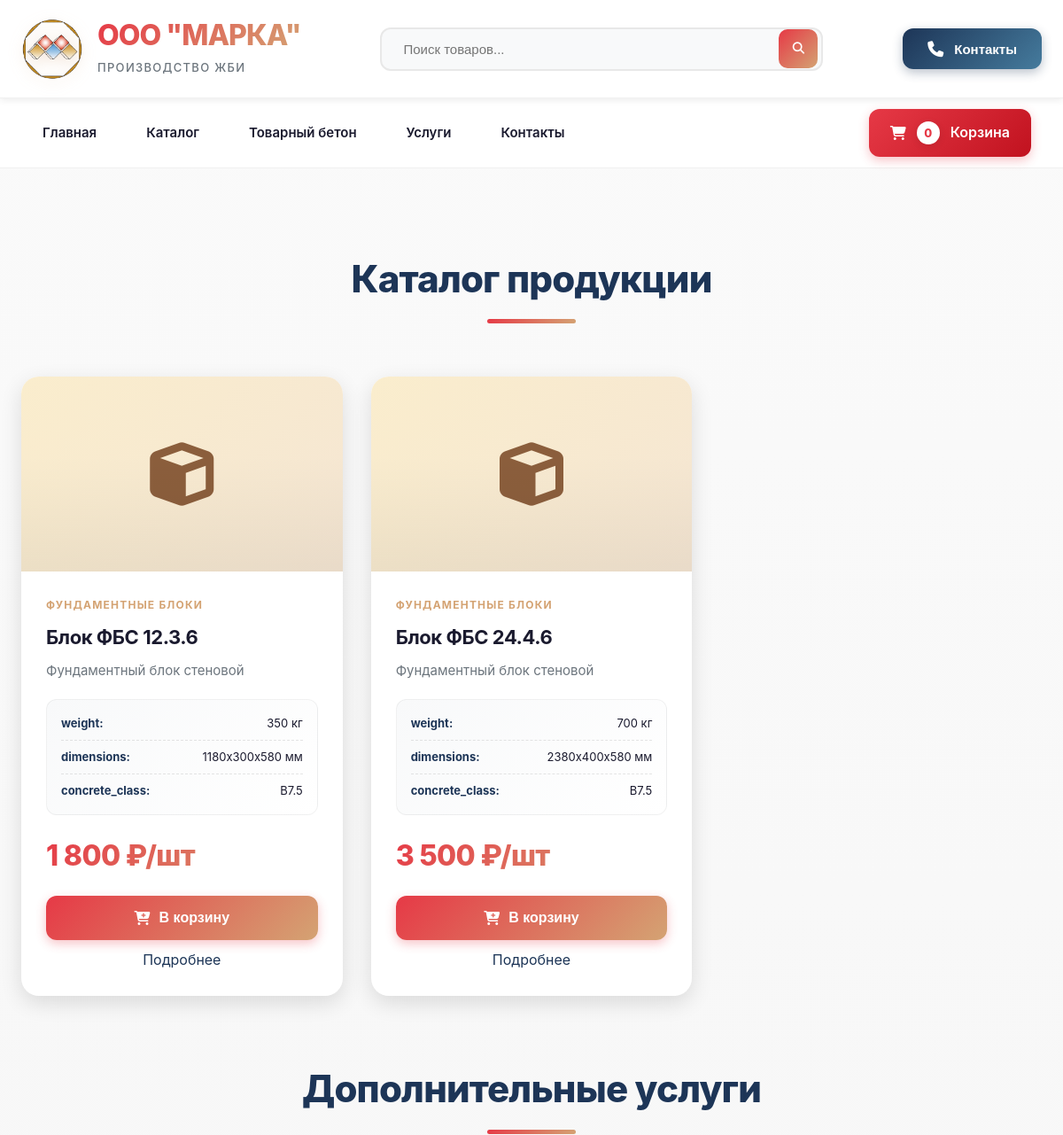
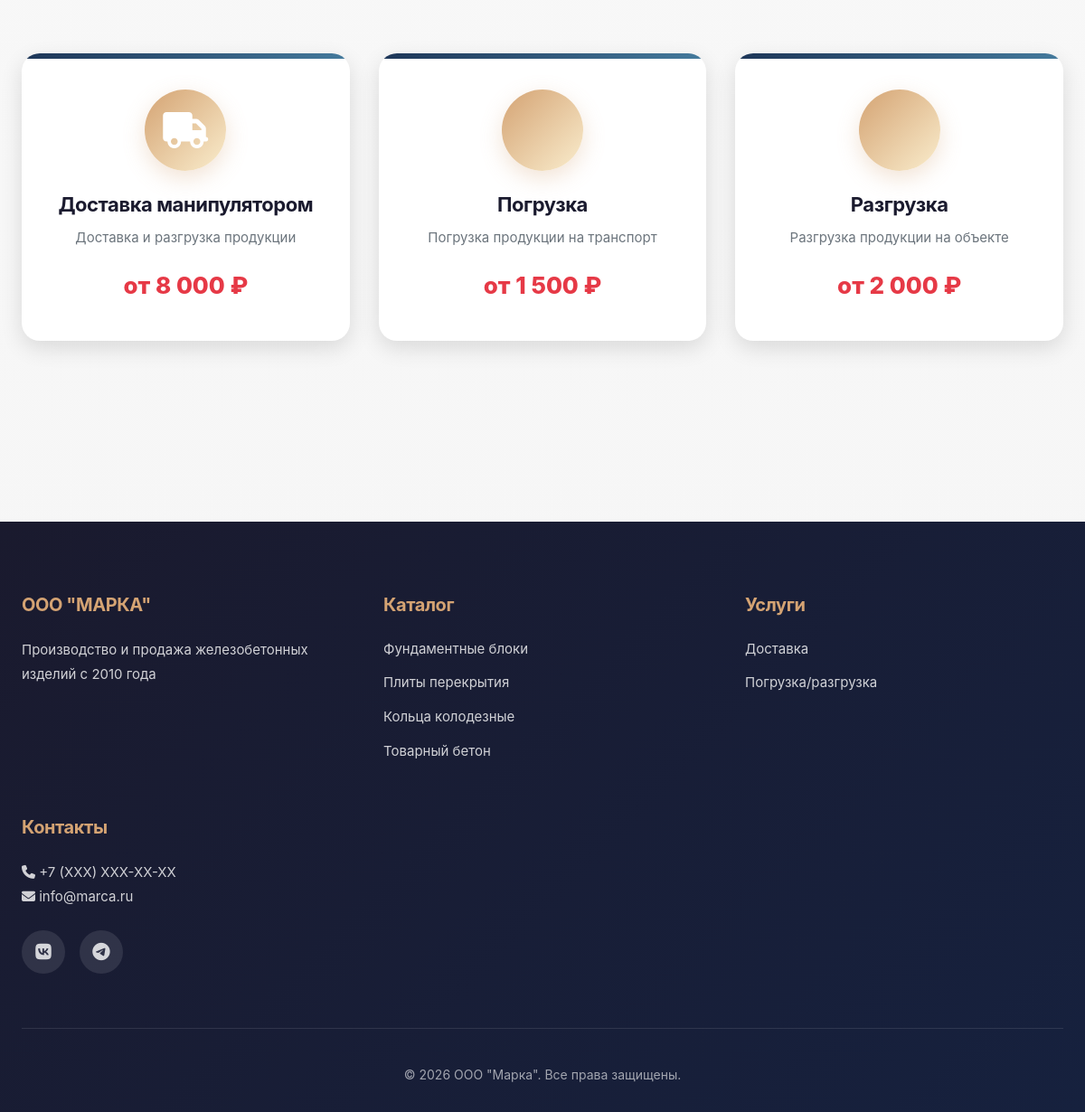
/catalog.php?category=1, run on the app's committed database (2 pictures, top to bottom).
### tables this page shows
CREATE TABLE products (
                          id INT AUTO_INCREMENT PRIMARY KEY,
                          category_id INT,
                          name VARCHAR(255) NOT NULL,
                          slug VARCHAR(255) NOT NULL,
                          description TEXT,
                          price DECIMAL(10, 2) NOT NULL,
                          unit VARCHAR(50) DEFAULT 'шт',
                          image VARCHAR(255),
                          specifications JSON,
                          in_stock BOOLEAN DEFAULT TRUE,
                          created_at TIMESTAMP DEFAULT CURRENT_TIMESTAMP
);

CREATE TABLE categories (
                            id INT AUTO_INCREMENT PRIMARY KEY,
                            name VARCHAR(255) NOT NULL,
                            slug VARCHAR(255) NOT NULL,
                            description TEXT
);

CREATE TABLE services (
                          id INT AUTO_INCREMENT PRIMARY KEY,
                          name VARCHAR(255) NOT NULL,
                          description TEXT,
                          price DECIMAL(10, 2),
                          icon VARCHAR(255)
);

### includes/functions.php (called while the page is built, shortened)
<?php
function getProducts($pdo, $categoryId = null) {
    if ($categoryId) {
        $stmt = $pdo->prepare("
            SELECT p.*, c.name as category_name
            FROM products p
            LEFT JOIN categories c ON p.category_id = c.id
            WHERE p.category_id = ? ORDER BY p.name
        ");
        $stmt->execute([$categoryId]);
    }
    return $stmt->fetchAll();
}
function getServices($pdo) {
    $stmt = $pdo->query("SELECT * FROM services");
    return $stmt->fetchAll();
}
?>

### catalog.php (the view, shortened to what this page needs)
<?php
require_once __DIR__ . '/includes/header.php';
$searchQuery = $_GET['search'] ?? null;
$categoryId = $_GET['category'] ?? null;
if ($searchQuery) {
    $products = searchProducts($pdo, $searchQuery);
} else {
    $products = getProducts($pdo, $categoryId);
}
?>
    <div class="catalog">
        <div class="container">
            <h2 class="section-title"><?php echo $searchQuery ? 'Результаты поиска' : 'Каталог продукции'; ?></h2>
            <div class="products-grid">
                <?php if (empty($products)): ?>
                    <p style="text-align: center; grid-column: 1/-1; font-size: 18px; color: #7f8c8d;">
                        Товары не найдены
                    </p>
                <?php else: ?>
                    <?php foreach ($products as $product): ?>
                        <div class="product-card">
                            <div class="product-image">
                                <i class="fas fa-cube"></i>
                            </div>
                            <div class="product-info">
                                <div class="product-category"><?php echo htmlspecialchars($product['category_name']); ?></div>
                                <h3 class="product-name"><?php echo htmlspecialchars($product['name']); ?></h3>
                                <p class="product-description"><?php echo htmlspecialchars($product['description']); ?></p>
                                <?php if ($product['specifications']): ?>
                                    <div class="product-specs">
                                        <?php
                                        $specs = json_decode($product['specifications'], true);
                                        foreach ($specs as $key => $value): ?>
                                            <div><strong><?php echo htmlspecialchars($key); ?>:</strong> <?php echo htmlspecialchars($value); ?></div>
                                        <?php endforeach; ?>
                                    </div>
                                <?php endif; ?>
                                <div class="product-price">
                                    <?php echo number_format($product['price'], 0, '.', ' '); ?> ₽/<?php echo htmlspecialchars($product['unit']); ?>
                                </div>
                                <button class="btn-add-cart" onclick="addToCart(<?php echo $product['id']; ?>, '<?php echo htmlspecialchars($product['name']); ?>', <?php echo $product['price']; ?>)">
                                    <i class="fas fa-cart-plus"></i> В корзину
                                </button>
                                <a href="/product.php?slug=<?php echo $product['slug']; ?>" style="display: block; text-align: center; margin-top: 10px; color: var(--primary-blue); text-decoration: none;">
                                    Подробнее
                                </a>
                            </div>
                        </div>
                    <?php endforeach; ?>
                <?php endif; ?>
            </div>
            <div id="services" style="margin-top: 80px;">
                <h2 class="section-title">Дополнительные услуги</h2>
                <div class="services-grid">
                    <?php
                    $services = getServices($pdo);
                    foreach ($services as $service):
                        ?>
                        <div class="service-card">
                            <div class="service-icon">
                                <i class="fas fa-<?php echo htmlspecialchars($service['icon']); ?>"></i>
                            </div>
                            <h3><?php echo htmlspecialchars($service['name']); ?></h3>
                            <p><?php echo htmlspecialchars($service['description']); ?></p>
                            <?php if ($service['price']): ?>
                                <div class="service-price">от <?php echo number_format($service['price'], 0, '.', ' '); ?> ₽</div>
                            <?php endif; ?>
                        </div>
                    <?php endforeach; ?>
                </div>
            </div>
        </div>
    </div>
<?php require_once __DIR__ . '/includes/footer.php'; ?>

### data on the page
products: category.name "ФУНДАМЕНТНЫЕ БЛОКИ", name "Блок ФБС 12.3.6", description "Фундаментный блок стеновой", key "weight", specifications "350 кг", key "dimensions", specifications "1180x300x580 мм", key "concrete_class", specifications "B7.5", price "1 800", unit "шт"
products: category.name "ФУНДАМЕНТНЫЕ БЛОКИ", name "Блок ФБС 24.4.6", description "Фундаментный блок стеновой", key "weight", specifications "700 кг", key "dimensions", specifications "2380x400x580 мм", key "concrete_class", specifications "B7.5", price "3 500", unit "шт"
services: name "Доставка манипулятором", description "Доставка и разгрузка продукции", price "8 000"
services: name "Погрузка", description "Погрузка продукции на транспорт", price "1 500"
services: name "Разгрузка", description "Разгрузка продукции на объекте", price "2 000"

### other printed values
$cartCount "0"
ADMIN_PHONE "+7 (XXX) XXX-XX-XX"
ADMIN_EMAIL "info@marca.ru"
